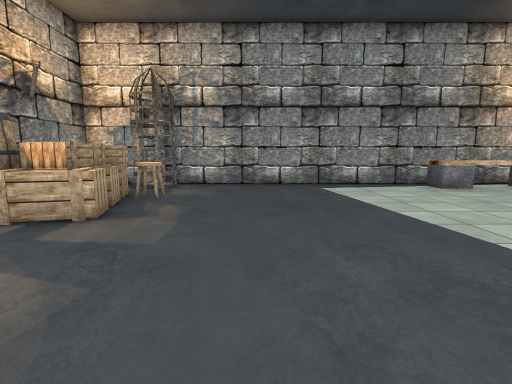
[1] (above)

16 first-person views from a walk through a Unity game level. The camera is 1.2 m above the floor, tilts 8° down and sees 85° across. The floor is counted in squares, 1 m on a side. Each view is taken from the middle of a square. On the plan, view 1 faces up. The plan holds only what a view shows up to about 13 squares ahead; the rest is blank. The place goes on beyond the plan. The player is left out. Some surface patterns are stand-ins.

[2]
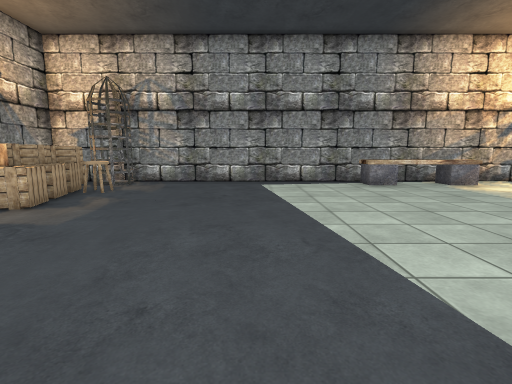

[3]
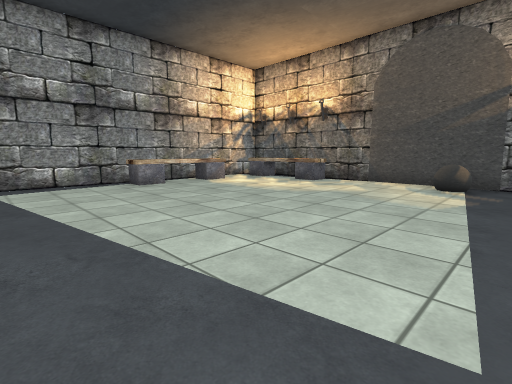

[4]
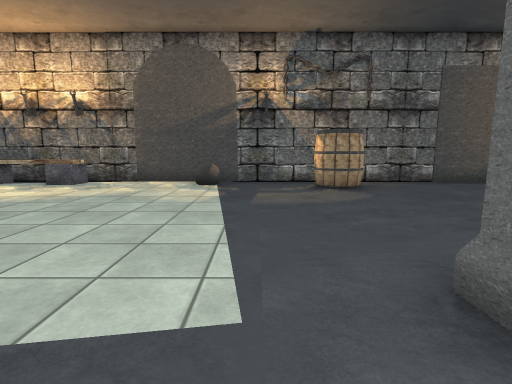

[5]
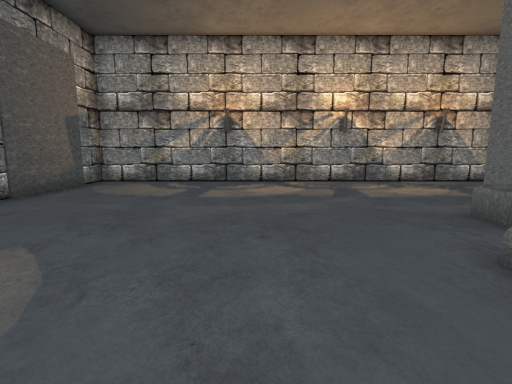

[6]
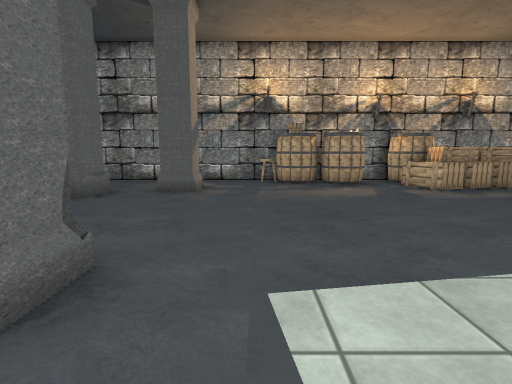

[7]
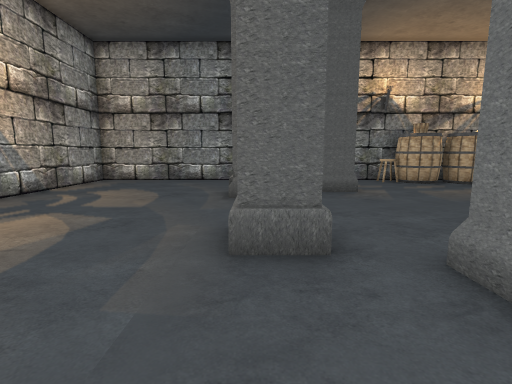

[8]
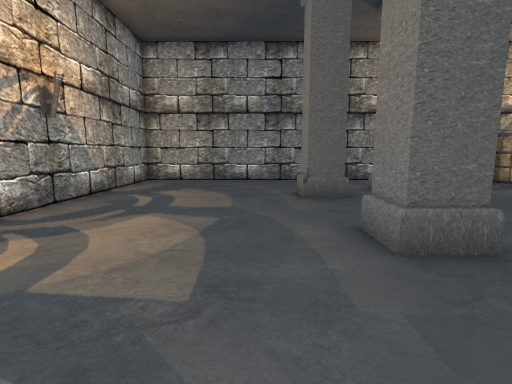

[9]
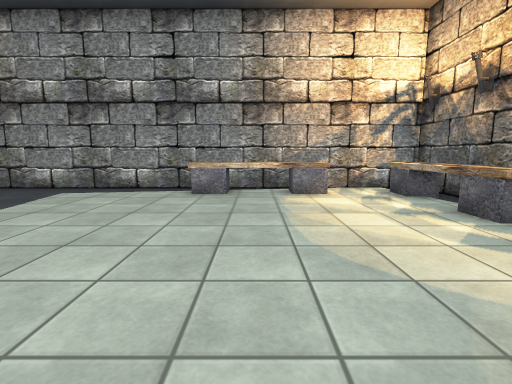

[10]
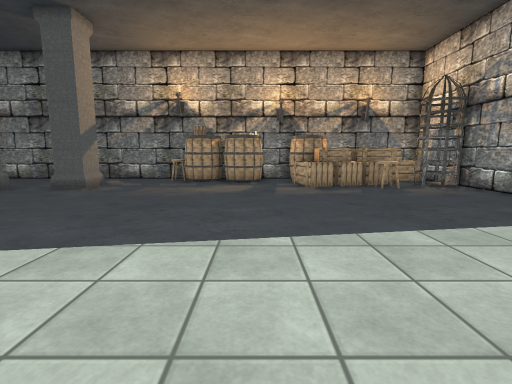

[11]
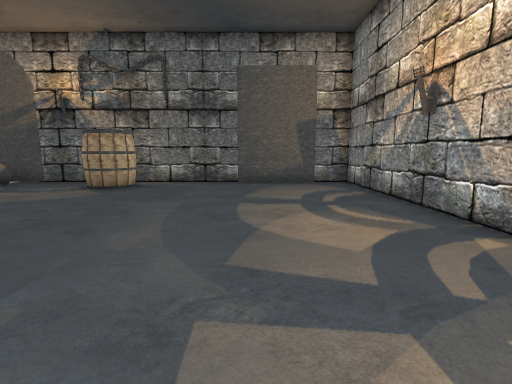

[12]
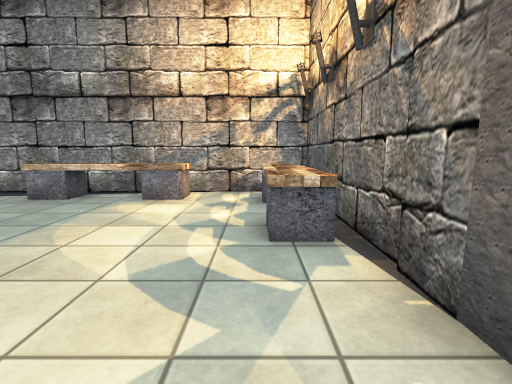

[13]
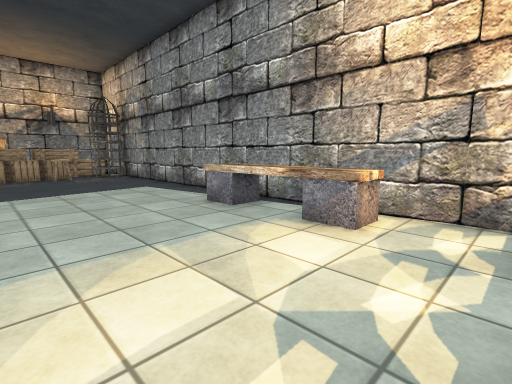

[14]
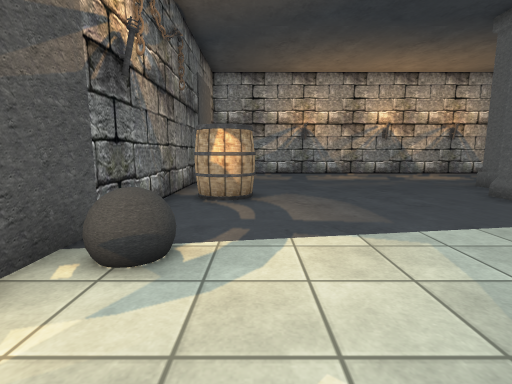

[15]
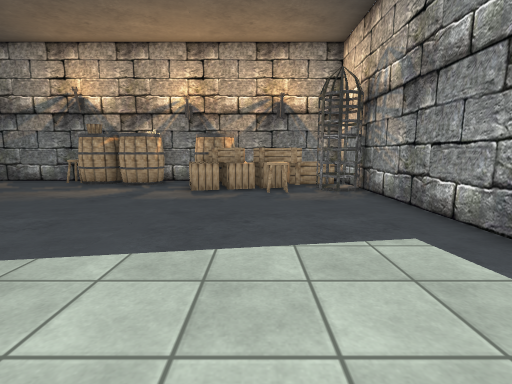

[16]
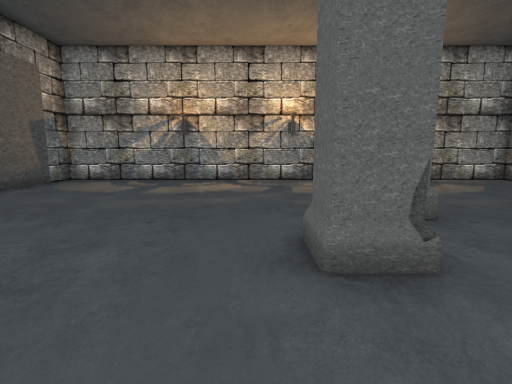

### Floor plan
Points are (right, up) in squares from view 1. A wall is a line through its corners. A room is listed if a view was taken in it or the views show most of it. See-through windows are left out.
Room 1 (views 1, 2, 3, 4, 5, 6, 7, 8, 9, 10, 11, 12, 13, 14, 15, 16)
walls: (-6.4, -1.4) (-6.4, -12.8) (13.5, -12.8) (13.5, 2.5); (13.5, 3.4) (13.5, 10.7) (-6.4, 10.7) (-6.4, 6.5); (-6.4, 4.5) (-6.4, 3.5)
objects: stool (-6, -1) to (-6, 0); barrel (-6, 0) to (-5, 1); barrel (-6, 2) to (-5, 3); barrel (-6, 5) to (-5, 6); crate (-6, 9) to (-5, 10); crate (-5, 5) to (-3, 6); crate (-5, 7) to (-4, 8); crate (-4, 6) to (-4, 7); cage (-4, 9) to (-3, 10); pillar (-3, -3); stool (-3, 7) to (-3, 8); pillar (-2, -6); pillar (2, -6); pillar (3, -3); other object (6, 9) to (10, 10); barrel (11, -5) to (13, -3); other object (12, 0) to (13, 1); other object (12, 6) to (13, 10)

Positions as (right, up) in squares from view 1, and headings:
1: (0, 0), facing up
2: (2, -1), facing up
3: (2, -1), facing up-right
4: (2, -1), facing right
5: (7, -1), facing down
6: (6, -1), facing left
7: (6, -6), facing left
8: (6, -8), facing left
9: (8, 1), facing up
10: (7, 3), facing left
11: (2, -9), facing right
12: (12, 2), facing up
13: (12, 5), facing up-left
14: (11, 4), facing down
15: (6, 7), facing left
16: (5, 0), facing down
